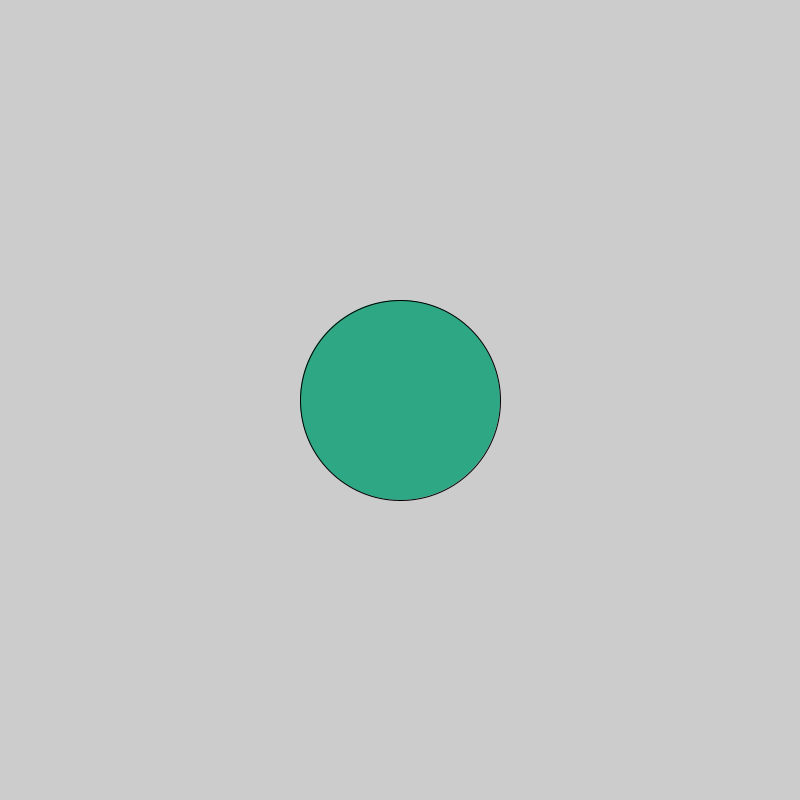
Frame 1 (no input)
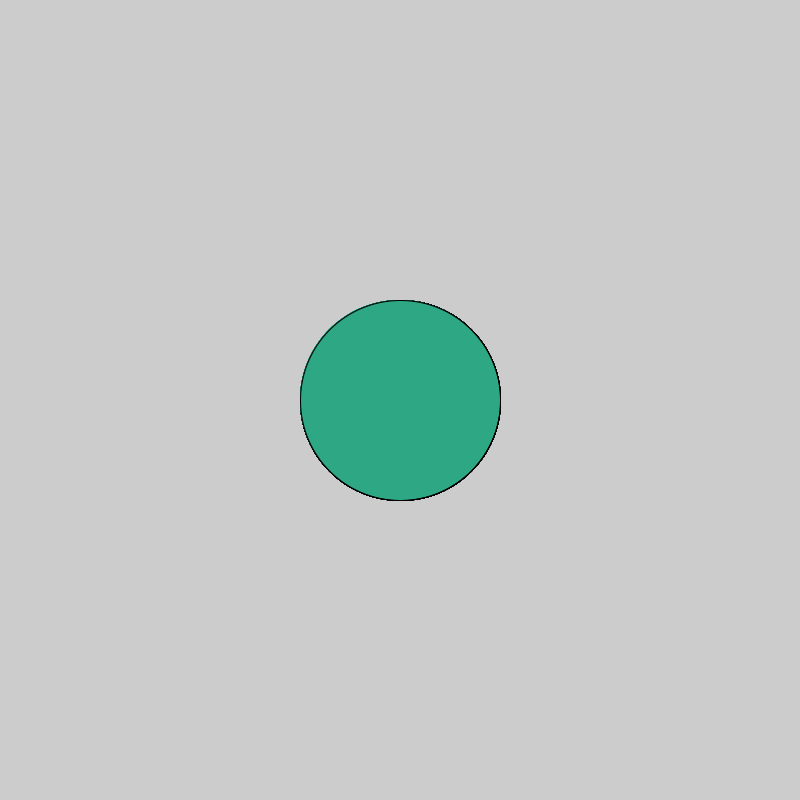
Frame 60 (the mouse pressed at the canvas centre just before this capture)
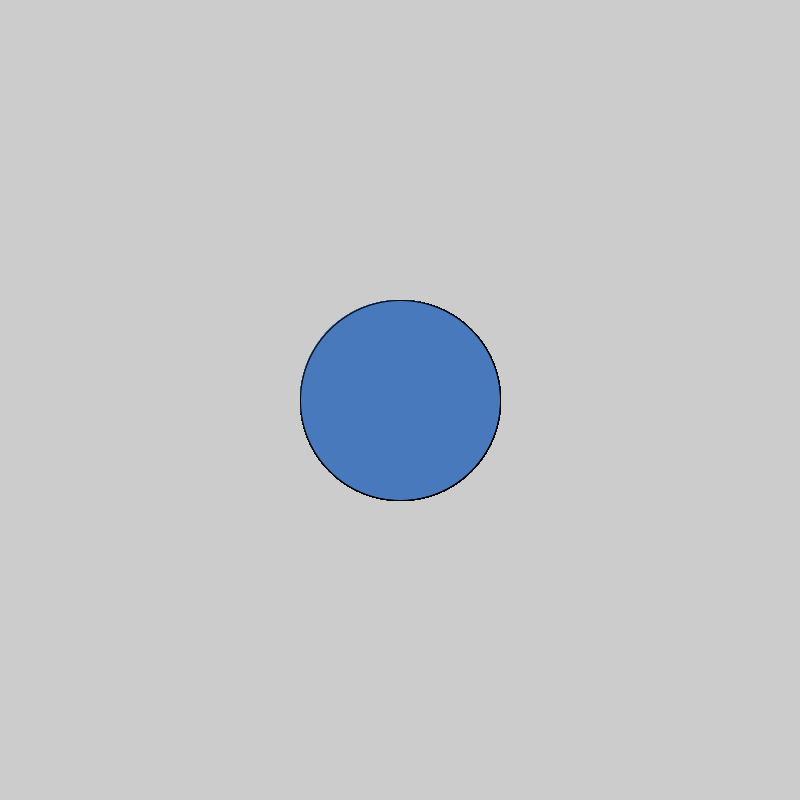
Frame 120 (the mouse held since frame 60 and released just before this capture)

The Processing sketch that drew these frames (run headless with seeded random() and noise(); from frame 60 on, the mouse is pressed at the canvas centre):

// Processing sketch: Logical_Dot
// ── Logical_Dot.pde
void setup(){
  size(800,800);}
void draw(){
if(mousePressed){
  fill(#4879BC);
}
else{
  fill(#2EA784);
}
ellipse(400,400,200,200);
}
